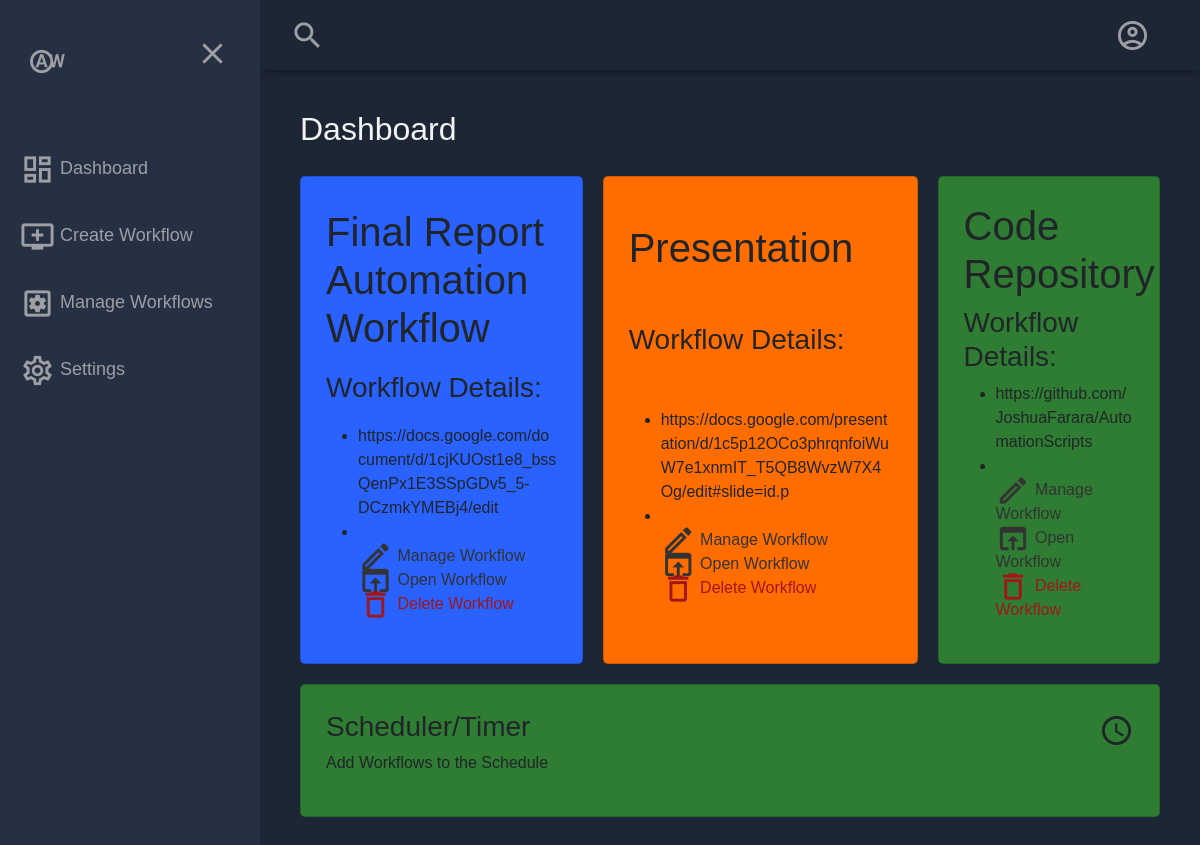
/dashboard, run on the app's committed database.
### app.py (models this page shows, shortened)
class workflows(db.Model):
    id = db.Column(db.Integer, primary_key=True)
    workflow_name = db.Column(db.String(100), nullable=False)
    website_urls = db.Column(db.String(500), nullable=False)
    hotkeys = db.Column(db.String(100))
    date_created = db.Column(db.DateTime, default=datetime.utcnow)

### app.py (the view)
@app.route("/dashboard")
def dashboard():
    all_workflows = workflows.query.order_by(workflows.date_created).all()
    chunk_size = 4
    divided_workflows = [all_workflows[i:i + chunk_size] for i in range(0, len(all_workflows), chunk_size)]
    return render_template('dashboard.html', divided_workflows=divided_workflows)

### templates/dashboard.html (shortened to what this page needs)
{% extends 'base.html' %}
{% block content %}
        <main class="main-container">
            <div class="main-title">
                <h2>Dashboard</h2>
            </div>
            {% for workflows_chunk in divided_workflows %}
                <div class="main-cards">
                    {% for workflow in workflows_chunk %}
                    <div class="card">
                        <div class="card-inner">
                            <h1>{{ workflow.workflow_name }}</h1>
                        </div>
                        <h3>Workflow Details:</h3>
                        <ul class="card-list">
                            <li class="card-list-item">
                                <span>{{ workflow.website_urls }}</span>
                            </li>
                            <li class="card-list-item">
                            </li>
                            <a href="#" class="workflow-link">
                                <span class="material-icons-outlined">edit</span> Manage Workflow
                            </a>
                            <a href="#" class="workflow-link" onclick="openWorkflow('{{ workflow.website_urls}}')">
                                <span class="material-icons-outlined">open_in_browser</span> Open Workflow
                            </a>
                            <a href="/delete/{{ workflow.id }}" class="workflow-link delete-link">
                                <span class="material-icons-outlined">delete</span> Delete Workflow
                            </a>
                        </ul>
                    </div>
                    {% endfor %}
                </div>
            {% endfor %}
                <div class="card">
                    <div class="card-inner">
                        <h3>Scheduler/Timer</h3>
                        <span class="material-icons-outlined">schedule</span>
                    </div>
                    <div>
                        <p>Add Workflows to the Schedule</p>
                    </div>
                </div>
        </main>
{% endblock %}

### static/css/main.css (style rules this page uses)
body { margin: 0; padding: 0; background-color: #1d2634; color: #9e9ea4; font-family: "Merriweather", sans-serif; }
.material-icons-outlined { vertical-align: middle; line-height: 1px; font-size: 35px; }
.main-container { grid-area: main; overflow-y: auto; padding: 20px 20px; color: rgba(255, 255, 255, 0.95); }
.main-title { display: flex; justify-content: space-between; }
.main-cards { display: flex; grid-template-columns: 1fr 1fr 1fr 1fr; gap: 20px; margin: 20px 0; }
.card { display: flex; flex-direction: column; justify-content: space-around; padding: 25px; border-radius: 5px; }
.card:first-child { background-color: #2962ff; }
.card:nth-child(2) { background-color: #ff6d00; }
.card:nth-child(3) { background-color: #2e7d32; }
.card-inner { display: flex; align-items: center; justify-content: space-between; }
.workflow-link { display: inline-block; margin-right: 10px; text-decoration: none; color: #333; }
.delete-link { color: rgb(161, 23, 23); }

### data on the page
workflows: workflow_name "Final Report Automation Workflow", website_urls "https://docs.google.com/document/d/1cjKUOst1e8_bssQenPx1E3SSpGDv5_5-DCzmkYMEBj4/edit"
workflows: workflow_name "Presentation", website_urls "https://docs.google.com/presentation/d/1c5p12OCo3phrqnfoiWuW7e1xnmIT_T5QB8WvzW7X4Og/edit#slide=id.p"
workflows: workflow_name "Code Repository", website_urls "https://github.com/JoshuaFarara/AutomationScripts"
